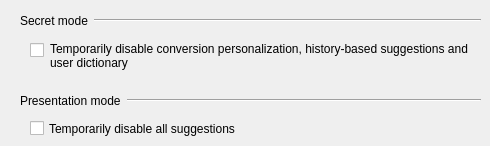
    <widget class="QWidget" name="privacyTab">
     <attribute name="title">
      <string>Privacy</string>
     </attribute>
     <widget class="QWidget" name="horizontalLayoutWidget_18">
      <property name="geometry">
       <rect>
        <x>20</x>
        <y>10</y>
        <width>461</width>
        <height>21</height>
       </rect>
      </property>
      <layout class="QHBoxLayout" name="horizontalLayout_20">
       <item>
        <widget class="QLabel" name="label_10">
         <property name="text">
          <string>Secret mode</string>
         </property>
        </widget>
       </item>
       <item>
        <widget class="Line" name="line_11">
         <property name="sizePolicy">
          <sizepolicy hsizetype="MinimumExpanding" vsizetype="Fixed">
           <horstretch>0</horstretch>
           <verstretch>0</verstretch>
          </sizepolicy>
         </property>
         <property name="orientation">
          <enum>Qt::Orientation::Horizontal</enum>
         </property>
        </widget>
       </item>
      </layout>
     </widget>
     <widget class="QCheckBox" name="incognitoModeCheckBox">
      <property name="geometry">
       <rect>
        <x>30</x>
        <y>40</y>
        <width>20</width>
        <height>20</height>
       </rect>
      </property>
      <property name="sizePolicy">
       <sizepolicy hsizetype="Minimum" vsizetype="Fixed">
        <horstretch>0</horstretch>
        <verstretch>0</verstretch>
       </sizepolicy>
      </property>
      <property name="text">
       <string/>
      </property>
      <property name="tristate">
       <bool>false</bool>
      </property>
     </widget>
     <widget class="QLabel" name="incognitoModeMessage">
      <property name="geometry">
       <rect>
        <x>50</x>
        <y>30</y>
        <width>421</width>
        <height>51</height>
       </rect>
      </property>
      <property name="text">
       <string>Temporarily disable conversion personalization, history-based suggestions and user dictionary</string>
      </property>
      <property name="wordWrap">
       <bool>true</bool>
      </property>
     </widget>
     <widget class="QCheckBox" name="presentationModeCheckBox">
      <property name="geometry">
       <rect>
        <x>30</x>
        <y>120</y>
        <width>441</width>
        <height>17</height>
       </rect>
      </property>
      <property name="text">
       <string>Temporarily disable all suggestions</string>
      </property>
     </widget>
     <widget class="QWidget" name="horizontalLayoutWidget_19">
      <property name="geometry">
       <rect>
        <x>20</x>
        <y>90</y>
        <width>461</width>
        <height>21</height>
       </rect>
      </property>
      <layout class="QHBoxLayout" name="horizontalLayout_21">
       <item>
        <widget class="QLabel" name="label_12">
         <property name="text">
          <string>Presentation mode</string>
         </property>
        </widget>
       </item>
       <item>
        <widget class="Line" name="line_12">
         <property name="sizePolicy">
          <sizepolicy hsizetype="MinimumExpanding" vsizetype="Fixed">
           <horstretch>0</horstretch>
           <verstretch>0</verstretch>
          </sizepolicy>
         </property>
         <property name="orientation">
          <enum>Qt::Orientation::Horizontal</enum>
         </property>
        </widget>
       </item>
      </layout>
     </widget>
    </widget>
